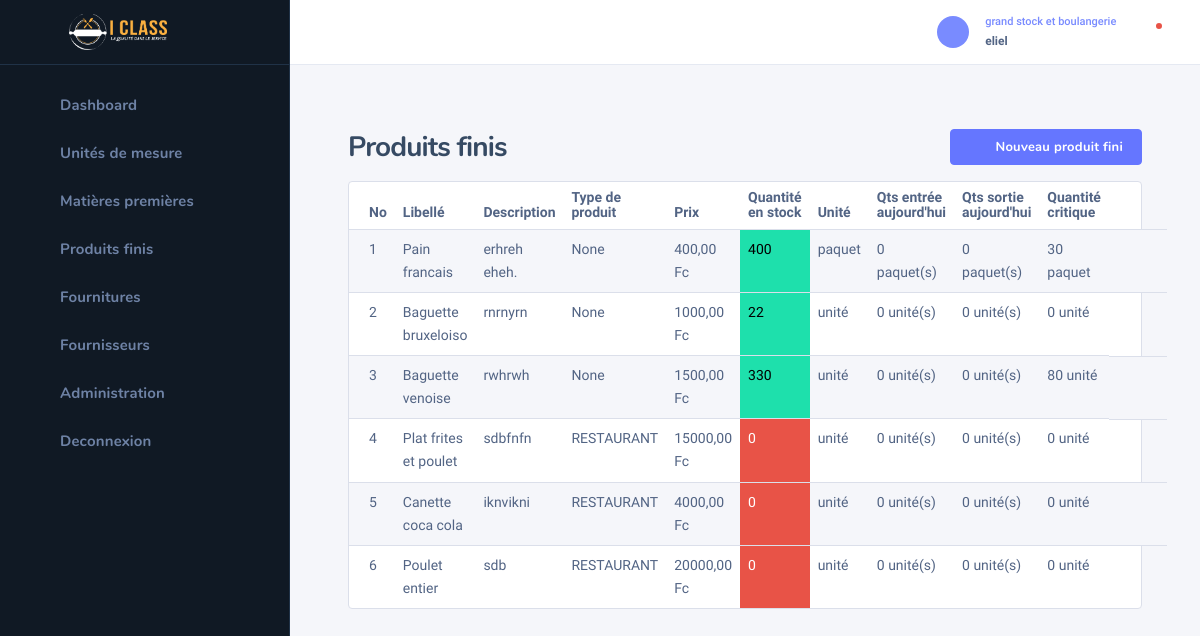
Screenshot of /bakery/pf_list/ (signed in) with the database file from the repository.
### auth_user/models.py (models this page shows, shortened)
class UserHasRole(models.Model):
    class Meta:
        verbose_name = "Roles utilisateur"
    role = models.ForeignKey(Role, on_delete=models.CASCADE, null=True, blank=True)
    user = models.OneToOneField(User, on_delete=models.CASCADE)

class Role(models.Model):
    name = models.CharField(max_length=255)

### bakery/models.py (models this page shows, shortened)
class ProduitFini(models.Model):
    class Meta:
        verbose_name = "Produit fini"
    libelle = models.CharField(max_length=255)
    description = models.TextField()
    unite = models.ForeignKey(Unite, on_delete=models.CASCADE)
    critic_qts = models.IntegerField(default=0, blank=True, null=True)
    price = models.DecimalField(max_digits=10, decimal_places=2, null=True, blank=True, default=0, verbose_name="prix")
    type_produit = models.CharField(choices=types_produit, max_length=100, null=True, blank=True, verbose_name="type de produit")
    total_entry = models.IntegerField(default=0, blank=True, null=True)
    total_out = models.IntegerField(default=0, blank=True, null=True)
    total_sale = models.DecimalField(max_digits=10, decimal_places=2, null=True, blank=True, default=0)
    @property
    def in_stock(self):
        total = 0
        entries = EntreePF.objects.filter(produit_fini=self)
        outs = SortiePF.objects.filter(produit_fini=self)
        for entry in entries:
            total += entry.qts
        for out in outs:
            total -= out.qts
        return total
    @property
    def qts_out(self):
        total = 0
        outs = SortiePF.objects.filter(produit_fini=self, date=datetime.datetime.today().date())
        for out in outs:
            total += out.qts
        return total
    @property
    def qts_enters(self):
        total = 0
        entries = EntreePF.objects.filter(produit_fini=self, date=datetime.datetime.today().date())
        for entry in entries:
            total += entry.qts
        return total

class EntreePF(models.Model):
    class Meta:
        verbose_name = "Entrées de produit fini"
    produit_fini = models.ForeignKey(ProduitFini, on_delete=models.CASCADE, null=True, verbose_name="produit fini")
    qts = models.IntegerField()
    date = models.DateField(auto_now_add=True, null=True)
    heure = models.TimeField(auto_now_add=True, null=True)
    completed = models.BooleanField(default=False)
    added_at = models.DateTimeField(auto_now_add=True, null=True)

class SortiePF(models.Model):
    class Meta:
        verbose_name = "Sortie de produit fini"
    produit_fini = models.ForeignKey(ProduitFini, on_delete=models.CASCADE, null=True)
    qts = models.IntegerField()
    date = models.DateField(auto_now_add=True, null=True)
    heure = models.TimeField(auto_now_add=True, null=True)
    price = models.DecimalField(max_digits=10, decimal_places=2, null=True, blank=True, verbose_name="prix")
    devise = models.CharField(max_length=25, choices=devises, default=devises[1][0])
    completed = models.BooleanField(default=False)
    added_at = models.DateTimeField(auto_now_add=True, null=True)

class Unite(models.Model):
    class Meta:
        verbose_name = "Unité de mésure"
    name = models.CharField(max_length=255)

### auth_user/decorators.py (the view)
        def wrapper_func(request, *args, **kwargs):
            if request.user.userhasrole.role.name in allowed_roles:
                return view_func(request, *args, **kwargs)
            elif request.user.userhasrole.role.name not in allowed_roles:
                return HttpResponse("Permission non accordée !")
            return wrapper_func(request, *args, **kwargs)

### bakery/views.py (called while the page is built, shortened)
@login_required(login_url='login')
@allowed_users(allowed_roles=['grand stock et boulangerie'])
def pf_list(request):
    pfs = ProduitFini.objects.all()
    units = Unite.objects.all()
    return render(request, 'bakery/pf_list.html', context={'pfs': pfs, 'units': units})

### templates/bakery/pf_list.html (shortened to what this page needs)
{% extends 'bakery/base_bakery.html' %}
{% block content %}
    {% include 'bakery/bakery_sidebar.html' %}
    <div class="nk-wrap">
        {% include 'bakery/profile.html' %}
        <div class="nk-content">
            <div class="nk-content ">
                <div class="container-fluid">
                    <div class="nk-content-inner">
                        <div class="nk-content-body">
                            <div class="nk-block-head nk-block-head-sm">
                                <div class="nk-block-between">
                                    <div class="nk-block-head-content">
                                        <h3 class="nk-block-title page-title">Produits finis</h3>
                                    </div>
                                    <div class="nk-block-head-content">
                                        <div class="toggle-wrap nk-block-tools-toggle">
                                            <div class="toggle-expand-content" data-content="pageMenu">
                                                <ul class="nk-block-tools g-3">
                                                    <li class="nk-block-tools-opt">
                                                        <a href="#" data-target="addProduct"
                                                           class="toggle btn btn-primary d-none d-md-inline-flex"><em
                                                                class="icon ni ni-plus"></em><span>Nouveau produit fini</span></a>
                                                    </li>
                                                </ul>
                                            </div>
                                        </div>
                                    </div>
                                </div>
                            </div>
                            <div class="nk-block">
                                <div class="card card-bordered">
                                    <div class="card-inner-group">
                                        <div class="card-inner p-0">
                                            <table class="datatable-init-export nowrap table table-striped"
                                                   data-export-title="Export">
                                                <thead>
                                                <tr>
                                                    <th>No</th>
                                                    <th>Libellé</th>
                                                    <th>Description</th>
                                                    <th>Type de produit</th>
                                                    <th>Prix</th>
                                                    <th>Quantité en stock</th>
                                                    <th>Unité</th>
                                                    <th>Qts entrée aujourd'hui</th>
                                                    <th>Qts sortie aujourd'hui</th>
                                                    <th>Quantité critique</th>
                                                    <th></th>
                                                </tr>
                                                </thead>
                                                <tbody>
                                                {% for pf in pfs %}
                                                    <tr>
                                                        <td>{{ forloop.counter }}</td>
                                                        <td>{{ pf.libelle }}</td>
                                                        <td>{{ pf.description }}</td>
                                                        <td>{{ pf.type_produit }}</td>
                                                        <td>{{ pf.price }} Fc</td>
                                                        {% if pf.in_stock > pf.critic_qts %}
                                                        <td class="bg-success text-black">{{ pf.in_stock }}</td>
                                                        {% else %}
                                                        <td class="bg-danger text-white">{{ pf.in_stock }}</td>
                                                        {% endif %}
                                                        <td>{{ pf.unite.name }}</td>
                                                        <td>{{ pf.qts_enters }} {{ pf.unite.name }}(s)</td>
                                                        <td>{{ pf.qts_out }} {{ pf.unite.name }}(s)</td>
                                                        <td>{{ pf.critic_qts }} {{ pf.unite.name }}</td>
                                                        <td class="center">
                                                            <ul class="nk-tb-actions gx-1 my-n1">
                                                                <li class="me-n1">
                                                                    <div class="dropdown">
                                                                        <a href="#"
                                                                           class="dropdown-toggle btn btn-icon btn-trigger"
                                                                           data-bs-toggle="dropdown"><em
                                                                                class="icon ni ni-more-h"></em></a>
                                                                    </div>
                                                                </li>
                                                            </ul>
                                                        </td>
                                                    </tr>
                                                {% endfor %}
                                                </tbody>
                                            </table>
                                        </div>
                                    </div>
                                </div>
                            </div>
                        </div>
                    </div>
                </div>
            </div>
        </div>
    </div>
{% endblock %}

### templates/bakery/profile.html (shortened to what this page needs)
{% load static %}
<div class="nk-header nk-header-fixed is-light">
                    <div class="container-fluid">
                        <div class="nk-header-wrap">
                            <div class="nk-header-tools">
                                <ul class="nk-quick-nav">
                                    <li class="dropdown user-dropdown">
                                        <a href="#" class="dropdown-toggle" data-bs-toggle="dropdown">
                                            <div class="user-toggle">
                                                <div class="user-avatar sm">
                                                    <em class="icon ni ni-user-alt"></em>
                                                </div>
                                                <div class="user-info d-none d-md-block">
                                                    <div class="user-status">{{ request.user.userhasrole.role.name }}</div>
                                                    <div class="user-name dropdown-indicator">{{ request.user.username }}</div>
                                                </div>
                                            </div>
                                        </a>
                                    </li>
                                    <li class="dropdown notification-dropdown me-n1">
                                        <a hx-get="{% url 'check-notifications' %}" hx-target="#notifications" hx-trigger="click" hx-swap="innerHTML" class="dropdown-toggle nk-quick-nav-icon" data-bs-toggle="dropdown">
                                            <div class="icon-status icon-status-danger"><em class="icon ni ni-bell"></em></div>
                                        </a>
                                    </li>
                                </ul>
                            </div>
                        </div>
                    </div>
                </div>

### rows the page displays
ProduitFini: libelle "Pain francais", description "erhreh eheh.", type_produit "None", price "400,00", in_stock "400", unite.name "paquet", qts_enters "0", qts_out "0", critic_qts "30"
ProduitFini: libelle "Baguette bruxeloiso", description "rnrnyrn", type_produit "None", price "1000,00", in_stock "22", unite.name "unité", qts_enters "0", qts_out "0", critic_qts "0"
ProduitFini: libelle "Baguette venoise", description "rwhrwh", type_produit "None", price "1500,00", in_stock "330", unite.name "unité", qts_enters "0", qts_out "0", critic_qts "80"
ProduitFini: libelle "Plat frites et poulet", description "sdbfnfn", type_produit "RESTAURANT", price "15000,00", in_stock "0", unite.name "unité", qts_enters "0", qts_out "0", critic_qts "0"
ProduitFini: libelle "Canette coca cola", description "iknvikni", type_produit "RESTAURANT", price "4000,00", in_stock "0", unite.name "unité", qts_enters "0", qts_out "0", critic_qts "0"
ProduitFini: libelle "Poulet entier", description "sdb", type_produit "RESTAURANT", price "20000,00", in_stock "0", unite.name "unité", qts_enters "0", qts_out "0", critic_qts "0"

### other values shown
{{ request.user.userhasrole.role.name }} "grand stock et boulangerie"
{{ request.user.username }} "eliel"
